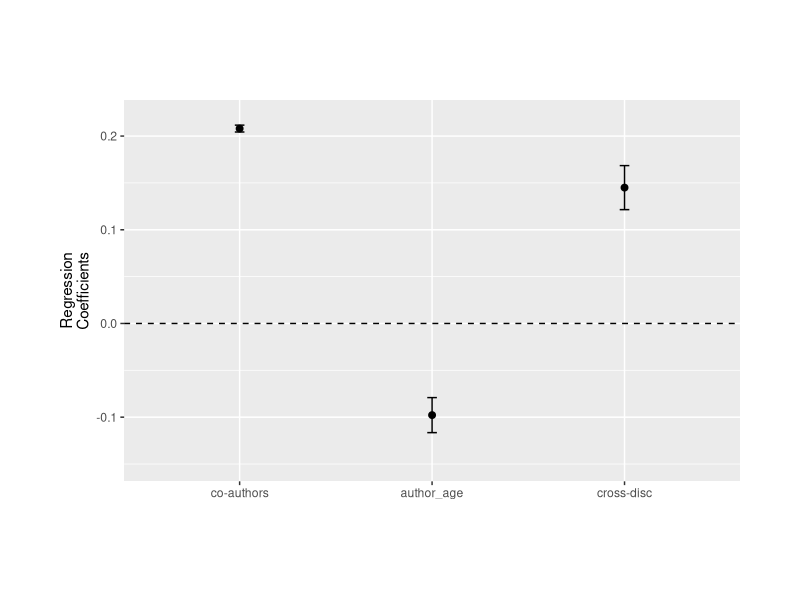

Recreate this plot in R.
library(ggplot2)
library(dplyr)
library(forcats)

df <- data.frame(parameters = c("co-authors", "author_age", "cross-disc"),
                 fe_standardized = c(0.208, -0.0978, 0.145),
                 fe_stand_error = c(0.00365, 0.0187, 0.0235)
                 )

fig5A <- ggplot(df, aes(x=parameters, y=fe_standardized))

fig5A + 
  geom_point(size = 2) +
  geom_errorbar( aes(ymin = fe_standardized + fe_stand_error, 
                     ymax = fe_standardized - fe_stand_error), 
                 width=0.05) +
  aes(x = fct_inorder(parameters)) +
  labs(x = "", y = "Regression\nCoefficients") +
  coord_cartesian(ylim = c(-.15, .22), clip = 'off') +
  theme(plot.margin = unit(c(5,3,4,3), "lines"))  +
  geom_hline(yintercept=c(0,3), linetype="dashed") 
  
